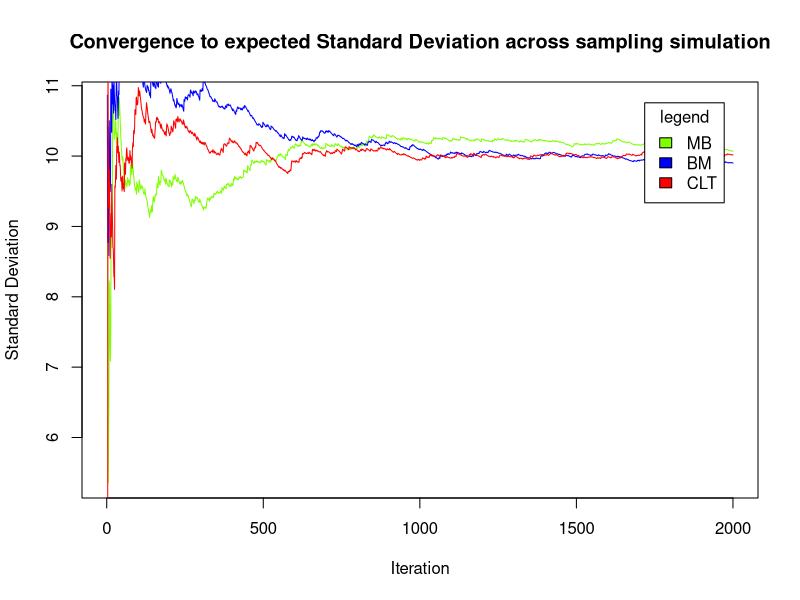
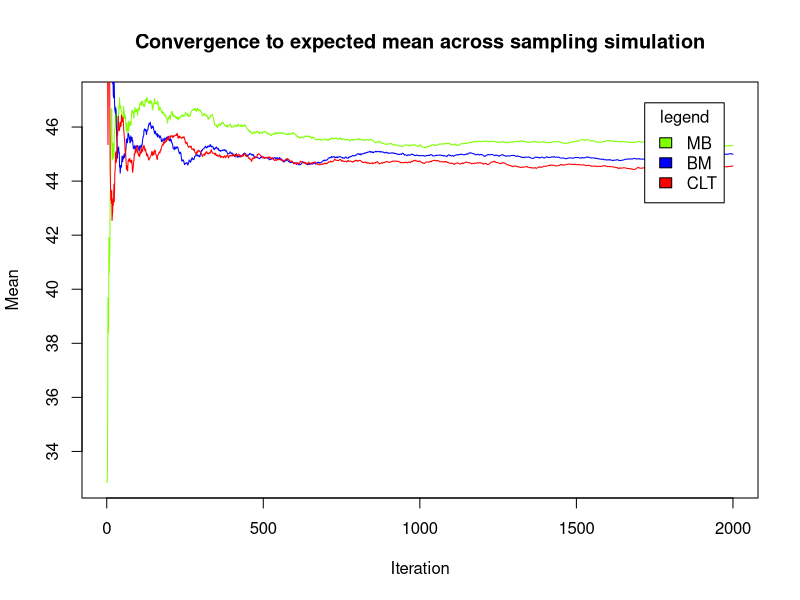
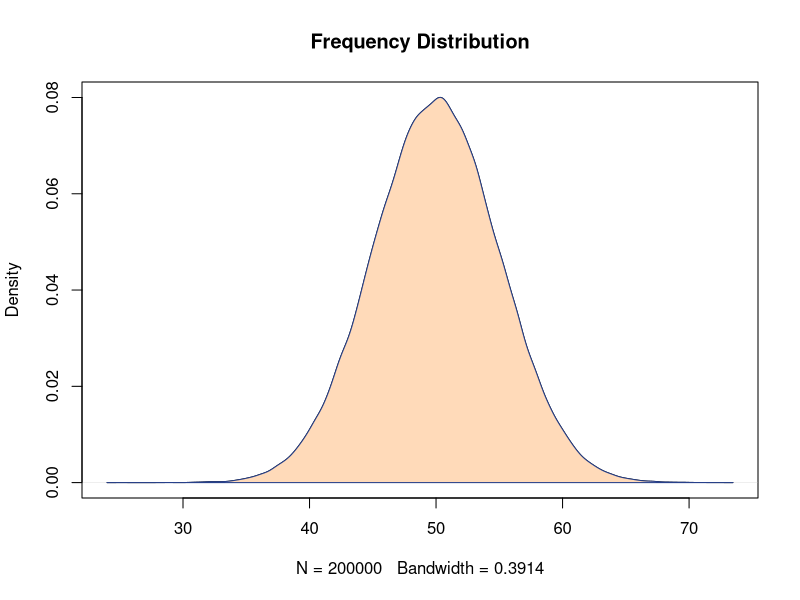
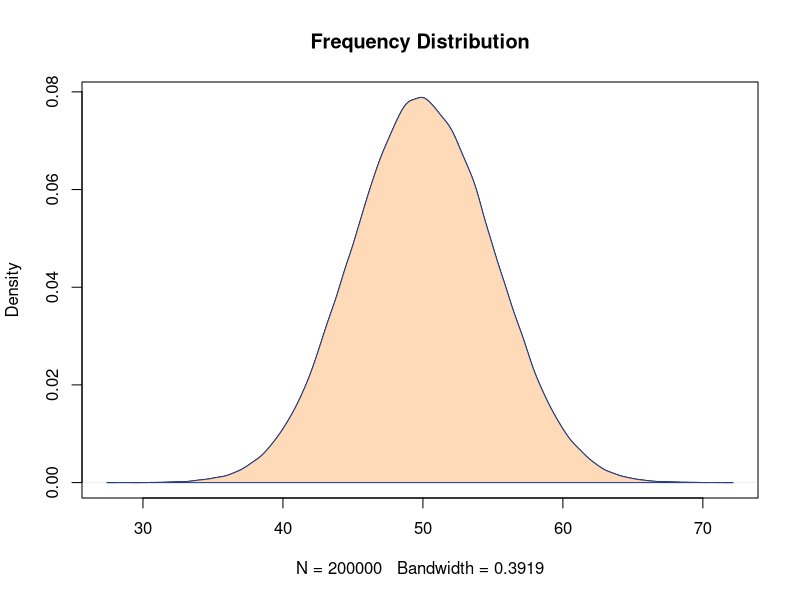
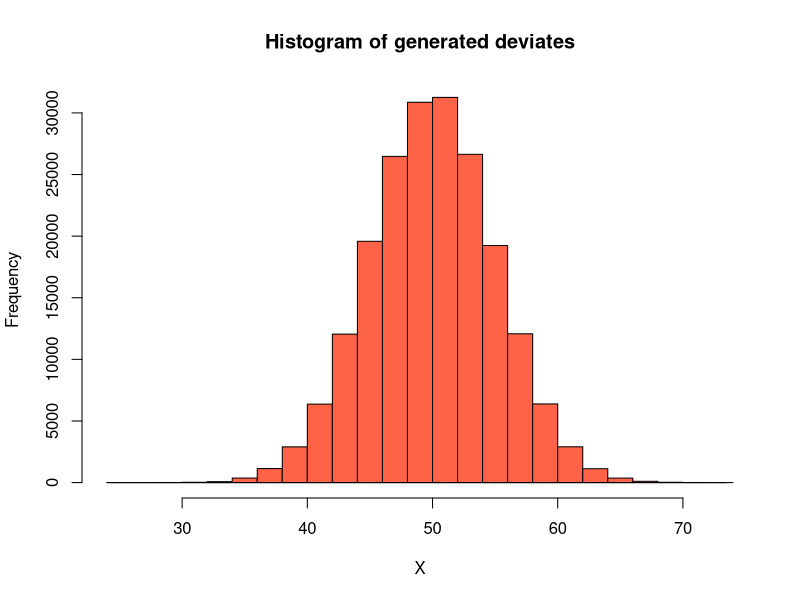
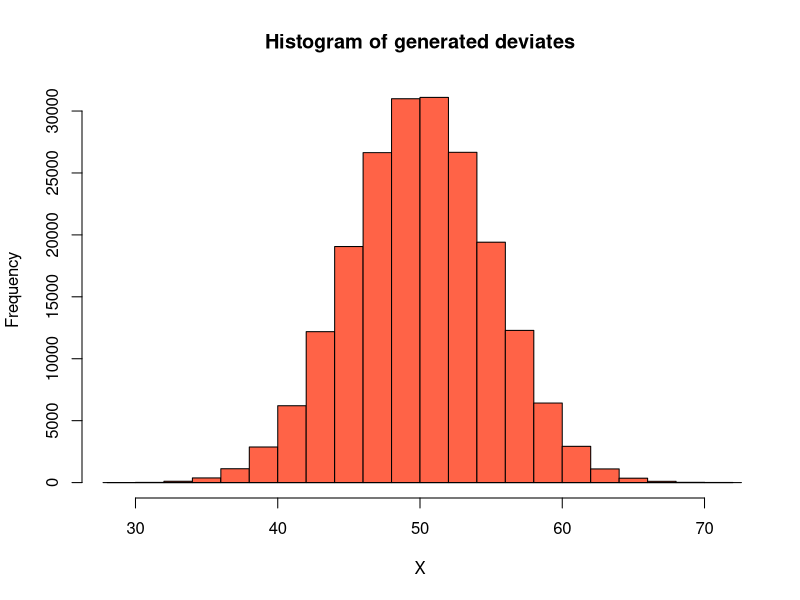
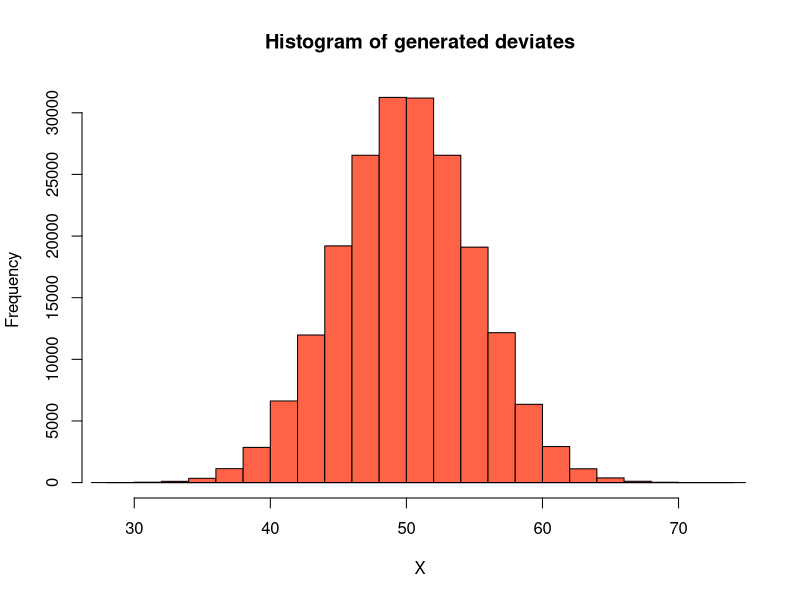
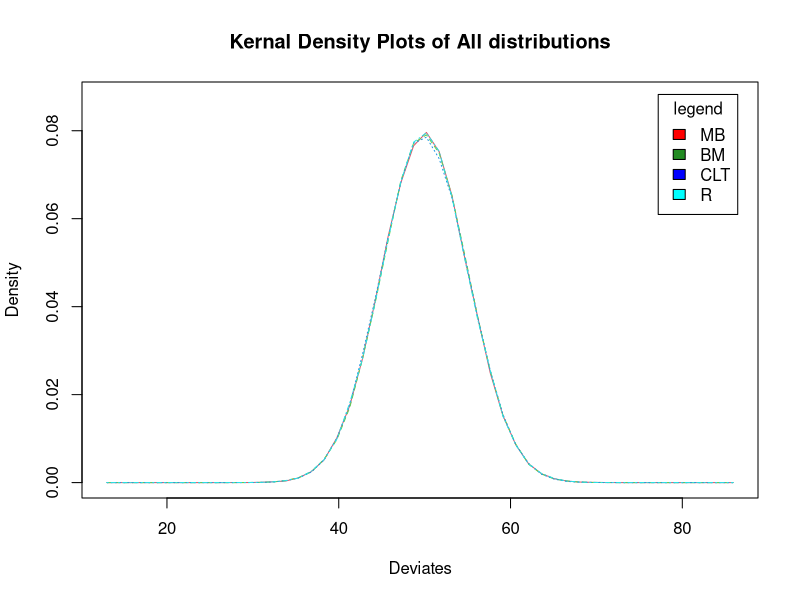

Source code (R) for these figures, in order:
###Will Tun
###MT 4113: Computing in Statistics, Assignment 1
### I confirm that the attached is my own work, except where clearly indicated in the text.


##Required packages for test functions:
##library(parallel)
##library(TTR)
##library(sm)


##Marsaglia & Brays Algorithm

U <- runif(2, min=0, max=1) #generate a pair of uniform deviates distributed over the range of [0, 1]

gen.Ui <- function(X){   
#Argument 1: U    #Input a vector containing a pair of uniform deviates distributed over the range of [0,1]   
#Purpose: This function transform the input such that the pair of values are distributed over the range of [-1, +1]

Ui <- (2*X) - 1        #Transform to unit square:Ui =(2×Ui) −1
w <- sum(Ui^2)       # w = U1^2 + U2^2          
    while (w > 1) {                 #Rejection step ensures w =< 1  
        Xx <- runif(2, min=-1, max=1)  
        Ui <- (2*Xx) - 1
        w <- sum(Ui^2)
    }
  return(Ui)
}

gen.v <- function(X){
#Argument 1: Vector containing output of gen.Ui 
    W <- sum(X^2) 
    v = sqrt( (-2*log(W)) /W)
    return(v)
}


MarsAndBray <- function(X){
#Argument 1: Input a vector containing a pair of uniform deviates distributed over the range of [0,1]  
#Purpose: Transform the input into a pair of normally distributed variates  
    Ui = gen.Ui(X)
    v <- gen.v(Ui)
    output <- Ui*v
    return(output)
}

MarsAndBray(U)


######Box-Mueller algorithm 
BoxMueller <- function(X){
#Argument 1: U    #Input a vector containing a pair of uniform deviates distributed over the range of [0,1]  
#Purpose: Transform the input into polar co-ordinates for which the marginal distribution of two points in 2D space 
#          approximates a normal distribution in the x & y dimension 
    X1 = sin(2*pi*X[1]) * sqrt(-2*log(X[2]))
    X2 = cos(2*pi*X[1]) * sqrt(-2*log(X[2]))
    out <- c(X1,X2)
    return(out)
}

BoxMueller(U)

#Central limit theorem
CentLim <- function(X){
#Argument 1: U    #Input a vector containing a pair of uniform deviates distributed over the range of [0,x >= 16]
#Purpose: Since the mean of a relatively large number of independent random variables tend to be approximately 
#         normally distributed, this function aims to approximate such a distribution 
#         from 16 values sampled from a uniform distribution.   
    num_deviates <- length(X)
    if (num_deviates < 16) {
        print("invalid arguments")         # Warning, central limit theorem requires 16+ of independent random variables
    } 
    out <- (sum(X) - 8)*(sqrt(12/16))
    return(out)
} 

#my.rnorm 
my.rnorm <- function(n, mu=0, sigma=1) { 
#Argument 1 (n): Number of values to return
#Argument 2 (mu): The mean of the values to return, default = 0
#Argument 3 (sigma): The standard deviation of values to return, default = 1
#Purpose: This function simulates and returns n number of normally distributed deviates 
#         which was transformed from an original pair of deviates derived from a uniform distribution
#         over the range of [0, 1]. 
#         It does this by applying the Marsaglia and Bray method [MarsAndBray()]  
##Warning, if n = odd number, r will round down number of values to return since n/2 = int value. 
    n2 <- n/2           #Define n number of values to return + accounts for TWO uniform deviates being created each iteration
    multi <- lapply(seq.int(n2), function(iter) {   #Returns a list where each element is the result of applying iterative function to corresponding element 
        U <- runif(2, min=0, max=1)   
        mars_bra <- MarsAndBray(U)                   #Apply marsaglia and bray method via predefined function 
        trans_mars_bra <- (mars_bra*sigma) + mu      #Transform the normally distributed values where resulting distribution as mean = (mu) and standard deviation = sigma
    })
    Sim_matrix <- do.call(rbind, multi)   #rbind the returned list into a matrix
    out <- c(Sim_matrix)
    #plot(density(out), main="Distribution") #make a denstiy plot #Put into check algorithm
    output <- as.vector(out)
    return(output)
}


general.rnorm <- function(n, mu, sigma, select_param ) { 

#Default select_param = 1
#MarsAndBray + BoxMueller returns two scalars within a vector 
#So can only generate an even number of outputs 
#Warning statement 1: Informs user if they call an odd number of deviates 
    if( (n %% 2) == 1 ) {
        print("Odd number of deviates requested, please request an even number if using Box&Mueller or Marsaglia&Brays")
    }
#warning statement 2: Warns if invalid select_param argument is called. 
    if (select_param != 1) {
        if (select_param != 2) {
            if (select_param !=3) { 
                print("invalid arguments")
            }
        }
    }  
    num_sim = n/2    #number of simulations - accounts for U containing 2 scalars
    if (select_param == 1) {
        multi_call <- lapply(seq.int(num_sim), function(iter) {
            U <- runif(2, min=0, max=1)
            mars_bra <- MarsAndBray(U)
            trans_mars_bra <- (mars_bra*sigma) + mu 
        })
    }
    if (select_param == 2) {
        multi_call <- lapply(seq.int(num_sim), function(iter) {
            U <- runif(2, min=0, max=1)
            box_mule <-BoxMueller(U)
            trans_box_mule <- (box_mule*sigma) + mu
        })
    }
    if(select_param == 3) {
        num_sim = n #alter num_sim to account for clt returning 1 scalar 
        multi_call <- lapply(seq.int(num_sim), function(iter) {
        U <- runif(16, min=0, max=1)
        clt <- CentLim(U)
        trans_clt <- (clt*sigma)+ mu 
        })
    }
    Sim_matrix <- do.call(rbind, multi_call) 
    out <- c(Sim_matrix)
    output <- as.vector(out)
    return(output)
}


Test_n = 200000
Test_mean = 50 
Test_sd = 5

mars_bra_test <- my.rnorm(Test_n, Test_mean, Test_sd)
box_mule_test <- general.rnorm(Test_n, Test_mean, Test_sd,2)
cent_test <- general.rnorm(Test_n, Test_mean, Test_sd,3)
#R has a built in function which generated normally distributed random deviates
control_test <- rnorm(Test_n, Test_mean, Test_sd)  #This can be used to compare against our own functions







### CHECK 1: W must always be less than or equal to 1. 
# Transform function MUST return a pair of U values which generates w <= 1
# This check function will simulate multiple U values 
# apply the transform function to all of them 
# return a list of all w values generated 
# and flag if any is above 1 

library(parallel)
check1 <- function(num_deviates, num_sims, parallel) {   #number of simulations 
  # For loop to generate a list of W values after various simulations of transforming U into W
  # check1 takes in 3 arguments:
  # num_deviates = number of deviates sampled from a uniform distribution  
  # num_sims = number of times we wish to create sample U and simulate the transformation function 
  # parallel = ["yes"|"no"]   yes = faster multithread simulation, no = slower simulation 
    if (parallel == "no") { 
        multi_thread <- lapply(seq.int(num_sims), function(iter) {
            cat("Sim", iter, "--", format(Sys.time(), "%H:%M:%S"), "\n")  #Keep track of simulation time 
            U <- runif(num_deviates, min=0, max=1)  
            Ui <- gen.Ui(U)
            W <- sum(Ui^2)  
            return(W)
        }) 
    }
    if (parallel == "yes") {   ##Multithreading with mclapply function 
        multi_thread <- mclapply(seq.int(num_sims), function(iter) {
            cat("Sim", iter, "--", format(Sys.time(), "%H:%M:%S"), "\n")  #Keep track of simulation time 
            U <- runif(num_deviates, min=0, max=1)  
            Ui <- gen.Ui(U)
            W <- sum(Ui^2)  
            return(W)
        }) 
    }
    Sim_matrix <- do.call(rbind, multi_thread) #creates a matrix of simulated W values
    max_index <- which.max(Sim_matrix) #index of smallest value
    max_out <- Sim_matrix[max_index]   #Minimum W value 
    if (max_out <= 1) {
        cat(" SUCCESS. \n Out of",num_sims,"simulations of the transform function \n the maximum value derived for W was:",max_out)
    }
    else{
        cat(" FAILURE. \n Transform function produce W with value more than 1: ", max_out) 
    }
}

#If package "parallel" is available
#A large number of simulations of check1 can be done relatively fast
#Due to multi-threading the simulation with mclapply 
check1(2, 100000, "yes") 
#If parallel unavailable, the check1 function can take in parallel = "no"
#Which simply uses lapply instead of mclappy.
check1(2, 1000, "no")



### CHECK 2: Convergence of mean / standard deviation
### In order to successfully evaluate the transform functions
### Enough simulations must take place
### Until the sampled scalars have converged upon the expected mean/standard deviation
library(TTR)
convergence <- function(n,mu,sigma, sdORmean){
#Arg 1,2,3: number of deviates to return, expected mean, expected standard deviation   
#Arg 2: sdORmean  IF 1 = return plot of convergence to expected MEAN 
#Arg 2: sdORmean  IF 2 = return plot of convergence to expected STANDARD DEVIATION 
    for (iter in 1:3) {
        out <- general.rnorm(n, mu, sigma, iter)  #generate normally distributed deviates 
        if (sdORmean == 1) {  
            out2 <- cumsum(out)/seq_along(out)        #calculate cumulative mean
            tit <- "Convergence to expected mean across sampling simulation"
            lab <- "Mean"
        }
        if (sdORmean == 2) {
            out2 <- runSD(out, n=1, cumulative=TRUE)  #calculate cumulative standard deviation
            tit <- "Convergence to expected Standard Deviation across sampling simulation"
            lab <- "Standard Deviation"
        }
        colours = c("chartreuse", "blue", "red")  
        if (iter == 1) {
            plot(out2, type = "l", col=colours[iter], main = tit , ylab = lab, xlab = "Iteration") 
        }
        else {
            lines(out2, type = "l", col=colours[iter])
        }
    }
    legend("topright", inset=.05, title="legend",
    c("MB","BM","CLT"), fill=c("chartreuse","blue","red"), horiz=FALSE) 
}

convergence(2000, 45, 10, 2) #convergence of standard deviation
convergence(2000, 45, 10, 1) #convergence of mean


### CHECK 3: Calculate summary statistics 
sum_stats <- function(X){
#Argument 1: vector containing normally distributed values derived from chosen method 
  Mean <- mean(X)
  Standard_Deviation <- sd(X)
  Median <- median(X)
  output <- as.data.frame(t(rbind(Mean,Standard_Deviation,Median))) #rbind the sum stats, transpose the result, put it into a dataframe
}

###-- Execute check3: 
###Print out summary stats of each test
##Compare with expected values 
Test_mean  #Expected mean, in this case, 50
Test_sd  #Expected standard deviation, 5 

sum_mb <- sum_stats(mars_bra_test)
sum_mb 
sum_bm <- sum_stats(box_mule_test)
sum_bm
sum_ctl <- sum_stats(cent_test)
sum_r <- sum_stats(control_test)
sum_r



#### CHECK 4: PLOT THE SAMPLED DEVIATES INTO A GRAPH 
plotter <- function(X, plot_style = 2){
  ##Test function creates plots of deviates 
  ##To check by eye if deviates seem normally distributed
  #Arg 1: X : vector of deviates  
  #Arg 2: plot_style : 1 creates kernal density plot, 2 creates frequency histogram 
    if (plot_style == 1) {
        m <- as.matrix(X)   #convert to matrix with one column 
        den <- density(m) 
        plot(den, main="Frequency Distribution") 
        polygon(den, col="peachpuff1", border="royalblue4")
    }
    if (plot_style == 2) {
    hist(X, main = "Histogram of generated deviates", col="tomato1")
    lines(density(X))
    }
}

plotter(mars_bra_test, 1)
plotter(cent_test, 1)
plotter(mars_bra_test, 2)
plotter(box_mule_test, 2)
plotter(control_test)

### CHECK 5 : KERNAL DENSITY PLOTS OF ALL DISTRIBUTIONS 
#The sm.density.compare( ) function 
#sm package allow several kernal density plots
# to be superimposed 
#The format is sm.density.compare(x, factor) 
#where x is a numeric vector and factor is the grouping variable.

library(sm)

kernal_den <- function(a, b, c, d) {
#Argument 1: vector containing normally distributed values derived from applying Marsaglia and Bray method
#Argument 2: vector containing normally distributed values derived from applying Box Mueller algorithm
#Argument 1: vector containing normally distributed values derived from applying Central limit theorem 
#Argument 2: vector containing normally distributed values derived from applying inbuilt function rnorm. 
    aa <- merge(a,"Mars_Bra")  #"Mars_Bra"
    bb <- merge(b,"Box_Mule") #"Box_Mule"
    cc <- merge(c, "CLT")         #"CLT"
    dd <- merge(d, "R generated") #"R generated"
    data <- rbind(aa,bb,cc,dd)
    data$y
    str(data)
    kernally <- factor(data$y, levels= c("Mars_Bra", "Box_Mule", "CLT", "R generated"),
                labels = c("Mars_Bra", "Box_Mule", "CLT", "R generated")) 
    sm.density.compare(data$x, kernally, xlab="Deviates")
    title(main="Kernal Density Plots of All distributions")
    legend("topright", inset=.03, title="legend",
    c("MB","BM","CLT","R"), fill=c("red","forestgreen","blue","cyan"), horiz=FALSE)
}

kernal_den(mars_bra_test,box_mule_test,cent_test, control_test)

#Can check roughly if the mean transform does what it should
##Alter the input for mu in a different way for all algorithms
mars_bra_test2 <- my.rnorm(Test_n, 25, Test_sd)
box_mule_test2 <- general.rnorm(Test_n, 75, Test_sd,2)
cent_test2 <- general.rnorm(Test_n, 100, Test_sd,3)
kernal_den(mars_bra_test2,box_mule_test2,cent_test2, control_test)




###CHECK 6: BOX PLOTS
box_plots <- function(X, Y){
#Argument 1: vector containing normally distributed values derived from chosen method 1 
#Argument 2: vector containing normally distributed values derived from chosen method 2 

##Creates two boxplots to compare range and median of two datasets
    y <- deparse(substitute(Y))  #convert object name into a new variable containing string of original object name
    x <- deparse(substitute(X))
    name <- c(x,y)
    colours = c("seagreen2","palevioletred1")
    boxplot(X, Y, col = colours,names = name)
}

box_plots(mars_bra_test, control_test)


###CHECK 7: T-test
#Compare the means of two groups 
#under the assumption that both samples are random, independent, and come from normally distributed population 
#with unknown but equal variances

t_test <- function(X, Y){
#Argument 1: vector containing normally distributed values derived from chosen method 1 
#Argument 2: vector containing normally distributed values derived from chosen method 2 
    T <- t.test(X,Y)
    print(T)
    P.value <- T[3]
    if (P.value > 0.1){
        print("Conclusion: P value was more than 0.1, strength of evidence against T-test null hypothesis is weak")
    }
    if ((P.value <= 0.1) & (P.value >0.05)) {
        print("Conclusion: P value was between 0.05 and 0.1, strength of evidence against T-test null hypothesis is moderate")
    }
    if ((P.value <= 0.05) & (P.value > 0)) {
        print("Conclusion: P value was equal to or less than 0.05, strength of evidence against T-test null hypothesis is strong")
    }
}

t_test(mars_bra_test,control_test)




###CHECK 8: Shapiro test 
#When one takes independent randomly sampled data points taken from a normal distribution
#And plot such points on a Q-Q plot
#If the points show linearity 
#This suggests that the data is normally distributed 

mars_bra_test <- my.rnorm(5000, Test_mean, Test_sd)   
shapiro_test <- function(X) {
##  https://en.wikipedia.org/wiki/Shapiro–Wilk_test
    shapiro.test(X)
    qqnorm(X);qqline(X, col = 2)  
}
shapiro_test(mars_bra_test)


####RAN OUT OF TIME!!!

man_test <- function(X, Y){
#Argument 1: vector containing normally distributed values derived from chosen method 1 
#Argument 2: vector containing normally distributed values derived from chosen method 2 
    T <- wilcox.test(X,Y)
    print(T)
    P.value <- T[3]
    if (P.value > 0.1){
        print("Conclusion: P value was more than 0.1, strength of evidence against T-test null hypothesis is weak")
    }
    if ((P.value <= 0.1) & (P.value >0.05)) {
        print("Conclusion: P value was between 0.05 and 0.1, strength of evidence against T-test null hypothesis is moderate")
    }
    if ((P.value <= 0.05) & (P.value > 0)) {
        print("Conclusion: P value was equal to or less than 0.05, strength of evidence against T-test null hypothesis is strong")
    }
}


var_test <- function(X, Y){
#Argument 1: vector containing normally distributed values derived from chosen method 1 
#Argument 2: vector containing normally distributed values derived from chosen method 2 
    T <- var.test(X,Y)
    print(T)
    P.value <- T[3]
    if (P.value > 0.1){
        print("Conclusion: P value was more than 0.1, strength of evidence against T-test null hypothesis is weak")
    }
    if ((P.value <= 0.1) & (P.value >0.05)) {
        print("Conclusion: P value was between 0.05 and 0.1, strength of evidence against T-test null hypothesis is moderate")
    }
    if ((P.value <= 0.05) & (P.value > 0)) {
        print("Conclusion: P value was equal to or less than 0.05, strength of evidence against T-test null hypothesis is strong")
    }
}

var_test <- function(X, Y){
#Argument 1: vector containing normally distributed values derived from chosen method 1 
#Argument 2: vector containing normally distributed values derived from chosen method 2 
    T <- ks.test(X,Y)
    print(T)
    P.value <- T[3]
    if (P.value > 0.1){
        print("Conclusion: P value was more than 0.1, strength of evidence against T-test null hypothesis is weak")
    }
    if ((P.value <= 0.1) & (P.value >0.05)) {
        print("Conclusion: P value was between 0.05 and 0.1, strength of evidence against T-test null hypothesis is moderate")
    }
    if ((P.value <= 0.05) & (P.value > 0)) {
        print("Conclusion: P value was equal to or less than 0.05, strength of evidence against T-test null hypothesis is strong")
    }
}









##References 
##http://www.had2know.com/academics/test-for-normality-statistics.html
##test normal distribution deviates with P-test
##http://www.annualreviews.org/doi/pdf/10.1146/annurev.publhealth.23.100901.140546
##


###Foot notes
#result_list=list() #create empty array 
#  for (iter in 1:num_sims) { 
#    U <- runif(2, min=-1, max=1)  #create local variable U
#    Ut <- transform(U)
#    W <- sum(Ut^2)                #Generate W per simulation
#    result_list=c(result_list, W) #concatenate W onto end of list 
#  }
#  min <- max(sapply(result_list, min))  #find minimum value in list generated by above loop
